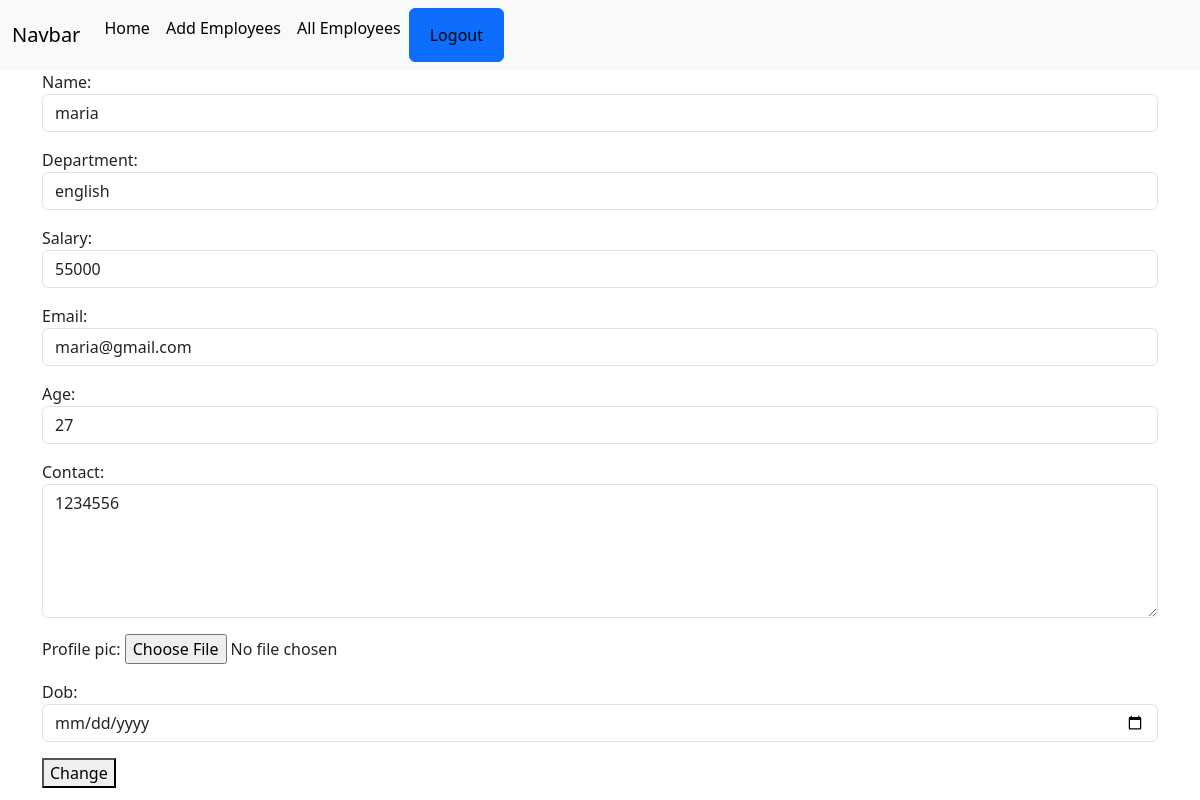
Screenshot of /employees/3/change (signed in) with the database file from the repository.
### crm/models.py (models this page shows, shortened)
class Employes(models.Model):
    name=models.CharField(max_length=100)
    department=models.CharField(max_length=100)
    salary=models.PositiveIntegerField()
    email=models.EmailField(unique=True)
    age=models.PositiveIntegerField()
    contact=models.CharField(null=True,max_length=10)
    profile_pic=models.ImageField(upload_to="images",null=True,blank=True)
    dob=models.DateField(null=True,blank=True)

### crm/views.py (the view, shortened to what this page needs)
# urls.py: path('employees/<int:pk>/change',views.EmployeeUpdateView.as_view(),name="emp-update"),
@method_decorator(signin_required,name="dispatch")
class EmployeeUpdateView(View):
    def get(self,request,*args,**kwargs):
        id=kwargs.get("pk")
        obj=Employes.objects.get(id=id)
        form=EmployeeModelForm(instance=obj)
        return render(request,"emp_edit.html",{"form":form})

### crm/forms.py
class EmployeeModelForm(forms.ModelForm):
    class Meta:
        model=Employes
        fields="__all__"
        widgets={
            "name":forms.TextInput(attrs={"class":"form-control"}),
            "department":forms.TextInput(attrs={"class":"form-control"}),
            "salary":forms.NumberInput(attrs={"class":"form-control"}),
            "email":forms.EmailInput(attrs={"class":"form-control"}),
            "age":forms.NumberInput(attrs={"class":"form-control"}),
            "contact":forms.Textarea(attrs={"class":"form-control","rows":5}),
            "dob":forms.DateInput(attrs={"class":"form-control","type":"date"})
        }

### crm/views.py (called while the page is built)
def signin_required(fn):
    def wrapper(request,*args,**kwargs):
        if not request.user.is_authenticated:
            messages.error(request,"invalid session")
            return redirect("signin")
        else:
            return fn(request,*args,**kwargs)
    return wrapper

### crm/templates/emp_edit.html (shortened to what this page needs)
{%extends 'base.html'%}
{%block body_block%}
<div class="container">
    <form action="" method="post" enctype="multipart/form-data">
        {{form.as_p}}
        <button type="submit">Change</button>
    </form>
</div>
{%endblock%}

### rows the page displays
Employes: name "maria", department "english", salary "55000", email "maria@gmail.com", age "27", contact "1234556"
